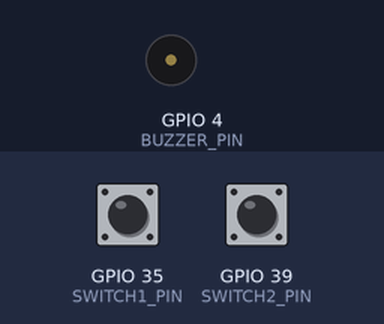
A sketch run on a simulated ESP32. Parts: buzzer (waves = sounding). The inputs (shaded band) are chosen by the test bench; at power-on: GPIO 35 (SWITCH1_PIN) HIGH, GPIO 39 (SWITCH2_PIN) HIGH. What the sketch prints to the serial monitor is not drawn.

Above: at 3.0 s.
3.1 s: GPIO 35 (SWITCH1_PIN) pulled LOW for 0.15 s
At 4.3 s:
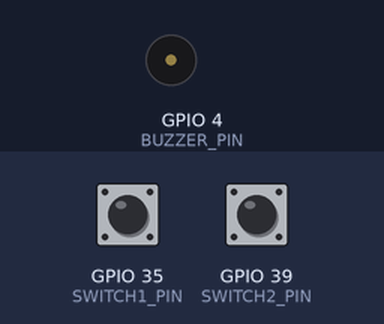
4.7 s: GPIO 39 (SWITCH2_PIN) pulled LOW for 1 s
At 5.6 s:
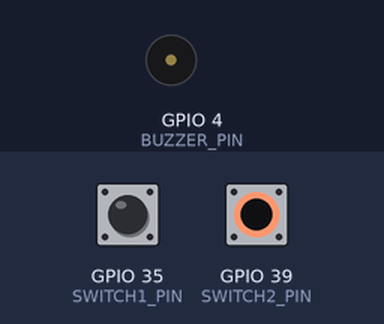
7.2 s: GPIO 35 (SWITCH1_PIN) pulled LOW for 1 s
At 7.5 s:
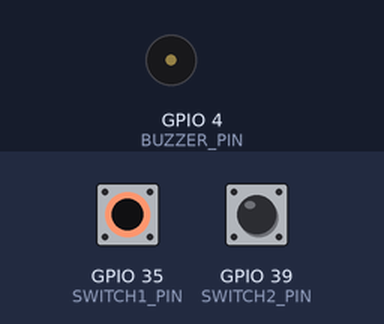
9.7 s: GPIO 39 (SWITCH2_PIN) pulled LOW for 0.15 s
At 10.6 s:
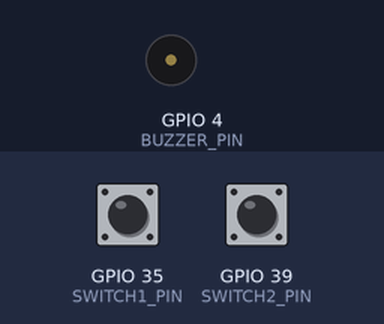
12.8 s: GPIO 35 (SWITCH1_PIN) driven LOW and GPIO 39 (SWITCH2_PIN) driven LOW
At 14.1 s:
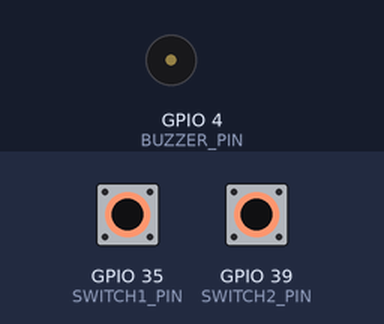
Timing chart, 0 to 15.8 s (numbered marks = the images above; inputs shaded):
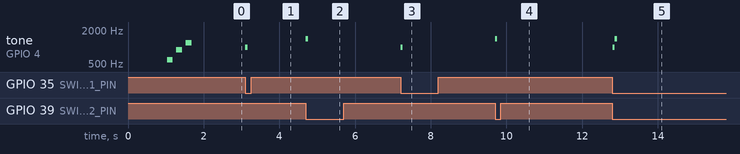

The sketch:

02_buzzer_switches.ino
```cpp
/*
 * AutoRack — тест 02: зуммер + концевики (микрики)
 * ------------------------------------------------------------
 * Цель: проверить, что ESP32 управляет зуммером и читает
 *       концевики KW11-3Z. LED-лента в этом тесте НЕ используется
 *       (подключим отдельно).
 *
 * Подключение (как у тебя сейчас):
 *   Зуммер:
 *     + / сигнал  -> GPIO4
 *     − / GND     -> GND
 *   Концевик 1 (KW11-3Z):
 *     NO  -> GPIO35
 *     COM -> GND          (используем INPUT_PULLUP, резисторы не нужны)
 *   Концевик 2 (KW11-3Z):
 *     NO  -> GPIO39
 *     COM -> GND
 *   Если второй концевик ещё не подключён — ничего страшного,
 *   вход просто будет читаться как "не нажат".
 *
 * Что делает скетч:
 *   1. На старте — короткая "мелодия" из 3 нот (проверка зуммера).
 *   2. В цикле читает оба концевика.
 *   3. При нажатии любого — Serial-сообщение + короткий "бип".
 *   4. С антидребезгом (debounce).
 *
 * Питание: ESP32 от USB. 12 В НЕ подавать.
 * Serial Monitor: 115200.
 */

#define BUZZER_PIN   4     // зуммер (пассивный)
#define SWITCH1_PIN  35    // концевик 1, NO -> GPIO35, COM -> GND
#define SWITCH2_PIN  39    // концевик 2, NO -> GPIO39, COM -> GND

#define DEBOUNCE_MS  30    // антидребезг, мс

// Предыдущее устойчивое состояние (INPUT_PULLUP: не нажат = HIGH)
int last1 = HIGH;
int last2 = HIGH;

// Время последнего изменения для простого debounce
unsigned long lastChange1 = 0;
unsigned long lastChange2 = 0;

// Короткий "бип" зуммером.
void beep(unsigned int freq, unsigned long ms) {
  tone(BUZZER_PIN, freq);
  delay(ms);
  noTone(BUZZER_PIN);
}

void setup() {
  Serial.begin(115200);
  delay(1000);

  Serial.println();
  Serial.println("=========================================");
  Serial.println(" AutoRack — тест 02: зуммер + концевики");
  Serial.println("-----------------------------------------");
  Serial.println(" Зуммер:  GPIO4");
  Serial.println(" Микрик1: GPIO35  (NO->35, COM->GND)");
  Serial.println(" Микрик2: GPIO39  (NO->39, COM->GND)");
  Serial.println(" Нажми на концевики — должны быть 'бипы'.");
  Serial.println("=========================================");
  Serial.println();

  // Концевики: подтяжка к питанию внутри. Нажат -> LOW.
  pinMode(SWITCH1_PIN, INPUT_PULLUP);
  pinMode(SWITCH2_PIN, INPUT_PULLUP);

  // Стартовая проверка зуммера — три ноты.
  Serial.println("Проверка зуммера: 3 ноты...");
  beep(600, 150);  delay(100);
  beep(900, 150);  delay(100);
  beep(1200, 150); delay(200);
  Serial.println("Если ты слышал три ноты — зуммер подключён верно.");
  Serial.println();

  // Запоминаем стартовое состояние концевиков.
  last1 = digitalRead(SWITCH1_PIN);
  last2 = digitalRead(SWITCH2_PIN);
}

void loop() {
  unsigned long now = millis();

  // ---- Концевик 1 ----
  int cur1 = digitalRead(SWITCH1_PIN);
  if (cur1 != last1 && (now - lastChange1) > DEBOUNCE_MS) {
    lastChange1 = now;
    last1 = cur1;
    if (cur1 == LOW) {
      Serial.println("[SW1] НАЖАТ  (доехали до конца хода -> стоп мотора)");
      beep(1000, 60);
    } else {
      Serial.println("[SW1] отпущен");
    }
  }

  // ---- Концевик 2 ----
  int cur2 = digitalRead(SWITCH2_PIN);
  if (cur2 != last2 && (now - lastChange2) > DEBOUNCE_MS) {
    lastChange2 = now;
    last2 = cur2;
    if (cur2 == LOW) {
      Serial.println("[SW2] НАЖАТ  (доехали до конца хода -> стоп мотора)");
      beep(1400, 60);
    } else {
      Serial.println("[SW2] отпущен");
    }
  }

  // Раз в секунду показываем "сырое" состояние обоих входов,
  // чтобы видеть, что вообще приходит с пинов.
  static unsigned long lastPrint = 0;
  if (now - lastPrint > 1000) {
    lastPrint = now;
    Serial.printf("  состояние: SW1=%s  SW2=%s\n",
                  digitalRead(SWITCH1_PIN) == LOW ? "нажат" : "отп.",
                  digitalRead(SWITCH2_PIN) == LOW ? "нажат" : "отп.");
  }
}
```

Measured:
- after the input at 3.1 s, tone on GPIO 4 (BUZZER_PIN): silent → 1000 Hz at once, → silent 0.06 s later
- after the input at 4.7 s, tone on GPIO 4 (BUZZER_PIN): silent → 1400 Hz at once, → silent 0.06 s later
- after the input at 7.2 s, tone on GPIO 4 (BUZZER_PIN): silent → 1000 Hz at once, → silent 0.06 s later
- after the input at 9.7 s, tone on GPIO 4 (BUZZER_PIN): silent → 1400 Hz at once, → silent 0.06 s later
- after the input at 12.8 s, tone on GPIO 4 (BUZZER_PIN): silent → 1000 Hz at once, → 1400 Hz 0.06 s later, → silent 0.06 s later
